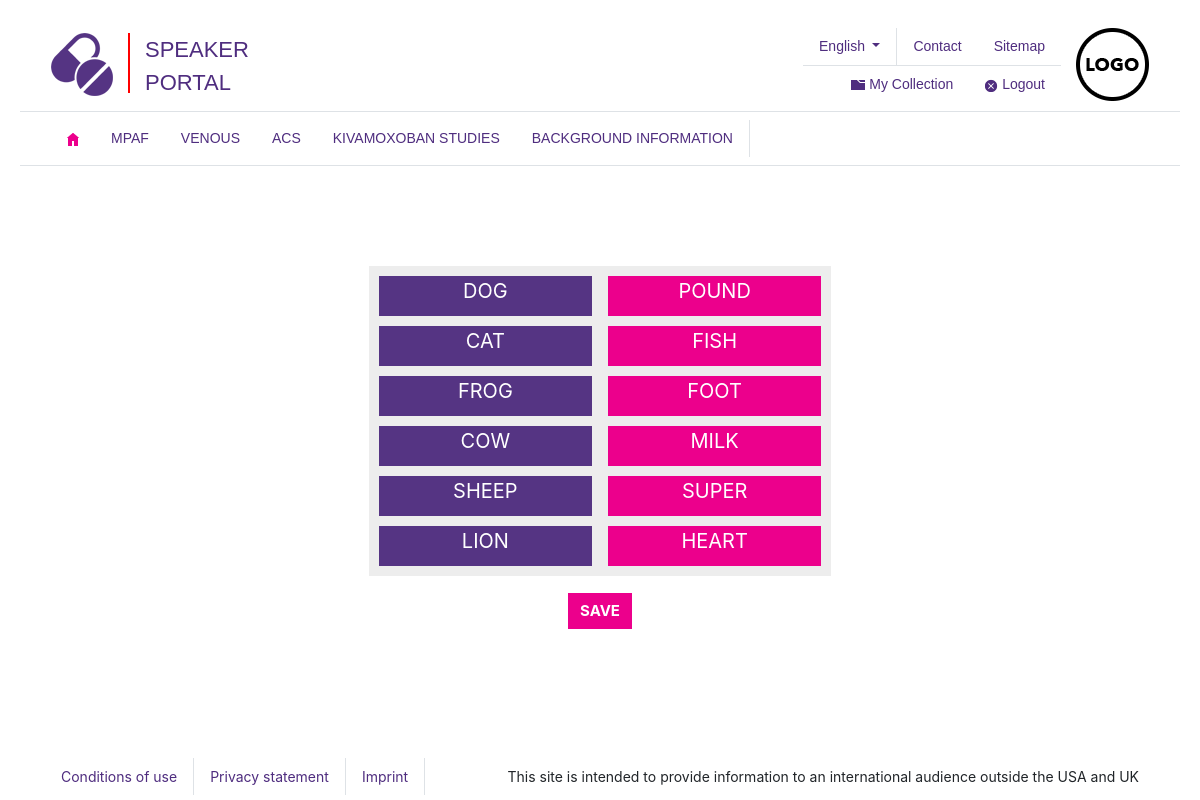
Screenshot of /grab_and_take.php with the database file from the repository.
### tables this page shows
CREATE TABLE `grab_and_take` (
  `id` int(11) NOT NULL,
  `things` varchar(255) NOT NULL,
  `position` int(11) NOT NULL
);

### grab_and_take.php (the view, shortened to what this page needs)
<?php
require 'database.php';
?>
<!doctype html>
<html lang="en">
<head>
	<link rel="stylesheet" href="assets/css/bootstrap.min.css">
	<link rel="stylesheet" href="assets/css/style.css">
</head>
<body>
	<div class="content">
		<?php require 'partials/header.php' ?>
		<div class="container" >
			<div>
				<ul class="connectedSortable col-md-5 mx-auto">
					<?php
					$sql = $con->query("SELECT id, things, position FROM grab_and_take ORDER BY position");
					while($data = $sql->fetch_array()) {
						if ($data["position"]<7) {
							echo '<li data-index="'.$data['id'].'" data-position="'.$data['position'].'" class="left">'.$data['things'].'</li>';
						}
						else {
							echo '<li data-index="'.$data['id'].'" data-position="'.$data['position'].'" class="right">'.$data['things'].'</li>';
						}
					}
					?>
				</ul>
			</div>
			<div class="text-center"><button onclick="saveNewPositions()" class="btn btn-primary ">SAVE</button></div>
		</div>
	</div>
	<?php require 'partials/footer.php' ?>
</body>
</html>

### partials/header.php
<header>
    <nav class="navbar border-bottom">
        <div class="container">
            <ul class="nav">
                <li class="nav-item logo-left" ><a href="index.php"><img src="assets/pills-img.png"></a></li>
                <div class="vl"></div>
                <li class="nav-item title-speaker"> SPEAKER PORTAL</li>
            </ul>
            <ul class="nav navbar-speaker">
               <li class="nav-item">
                <ul class="nav justify-content-end">
                    <li class="nav-link dropdown-toggle border-right" href="#" id="navbarDropdown" role="button" data-toggle="dropdown" aria-haspopup="true" aria-expanded="false">
                        English
                    </li>
                    <li class="nav-item nav-link">Contact</li>
                    <li class="nav-item nav-link">Sitemap</li>
                </ul>
                <ul class="nav justify-content-end border-top">
                    <li class="nav-item nav-link">
                        <img src="assets/folder-img.png">
                        My Collection
                    </li>
                    <li class="nav-item nav-link"><img src="assets/close-img.png">
                        Logout
                    </li>
                </ul>
            </li>
            <li class="logo-right">
                <img src="assets/logo-img.png">
            </li>
        </ul>
    </nav>
    <nav class="navbar border-bottom navbar-speaker">
        <div class="container">
            <ul class="nav justify-content-end border-right">
                <li class="nav-item nav-link"><img src="assets/home_btn.png"></li>
                <li class="nav-item nav-link">MPAF</li>
                <li class="nav-item nav-link">VENOUS</li>
                <li class="nav-item nav-link">ACS</li>
                <li class="nav-item nav-link">KIVAMOXOBAN STUDIES</li>
                <li class="nav-item nav-link">BACKGROUND INFORMATION</li>
            </ul>
        </div>
    </nav>
</header>

### partials/footer.php (shortened to what this page needs)
<footer class="page-footer">
    <nav class="navbar border-bottom">
        <div class="container">
            <ul class="nav leftnav">
                <li class="nav-item nav-link border-right">Conditions of use</li>
                <li class="nav-item nav-link border-right">Privacy statement</li>
                <li class="nav-item nav-link border-right">Imprint</li>
            </ul>
            <ul class="nav justify-content-end">
                <li class="nav-item nav-link">This site is intended to provide information to an international audience outside the USA and UK</li>
            </ul>
        </div>
    </nav>
</footer>

### assets/css/style.css (style rules this page uses)
.title-speaker { width: 10%; font-size: 22px; font-family: Arial; color: #4f2d7f; padding-left: 15px; border-left: 5px; }
.navbar-speaker { font-family: Arial; color: #4f2d7f; }
.logo-left { padding-right: 15px; }
.logo-right { padding-left: 15px; }
.vl { border-left: 2px solid red; height: 60px; }
.form-control, .btn { min-height: 38px; border-radius: 0px; }
.connectedSortable { columns: 2; column-width: 200px; list-style-type: none; height: auto; margin-top: 100px; background-color: #ededed; padding-top: 10px; padding-left: 10px; padding-right: 10px; }
.connectedSortable li { height: 40px; margin-bottom: 10px; font-size: 20px; color: white; text-align: center; }
.right { background: #EC008C; }
.left { background: #553483; }
html, body { height: 100%; margin=0; }
.content { padding: 20px; min-height: 100%; margin: 0 auto -50px; }
.btn-primary, .btn-primary:hover, .btn-primary:active, .btn-primary:visited, .btn-primary:focus { margin-bottom: 10px; font-size: 15px; font-weight: bold; background-color: #ec008c; border-color: white; }

### grab_and_take.php (style rules this page uses)
.right { background: #EC008C; }
.left { background: #553483; }
.connectedSortable { columns: 2; column-width: 200px; list-style-type: none; height: auto; margin-top: 100px; background-color: #ededed; padding-top: 10px; padding-left: 10px; padding-right: 10px; }
.connectedSortable li { height: 40px; margin-bottom: 10px; font-size: 20px; color: white; text-align: center; }
.btn-primary, .btn-primary:hover, .btn-primary:active, .btn-primary:visited, .btn-primary:focus { margin-bottom: 10px; font-size: 15px; font-weight: bold; background-color: #ec008c; border-color: white; }

### partials/footer.php (style rules this page uses)
.border-bottom { font-size: 14px; }
.leftnav { color: #4f2d7f; }
html, body { height: 100%; margin=0; }
.content { padding: 20px; min-height: 100%; margin: 0 auto -50px; }

### rows the page displays
grab_and_take: things "DOG"
grab_and_take: things "CAT"
grab_and_take: things "FROG"
grab_and_take: things "COW"
grab_and_take: things "SHEEP"
grab_and_take: things "LION"
grab_and_take: things "POUND"
grab_and_take: things "FISH"
grab_and_take: things "FOOT"
grab_and_take: things "MILK"
grab_and_take: things "SUPER"
grab_and_take: things "HEART"
